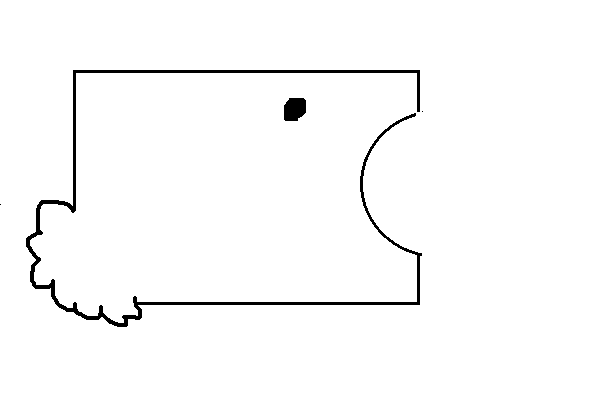
#> input picture dev/src/simple_map.png, 600 x 400 px
$ python dataset.py
#> lines starting #> are read from the running program, lines starting #| are printed output that depends on the picture; after the words box and inside, x2 and y2 are one past the last pixel; in counts of white or black regions, pixels touching at a corner belong together
#!/usr/bin/env python
# coding : utf-8

import numpy as np
import matplotlib.pyplot as plt

world = plt.imread('src/simple_map.png')
#> world is the input picture: shape (400, 600, 4) float32; mean R, G, B, A 0.98, 0.98, 0.98, 1

world = world[:,:,0]
#> world: shape (400, 600) float32; values 0 (black) and 1 (white), 98% white; 4 black regions (2 under 20 px), largest, box (x1, y1, x2, y2) and area: (26, 70, 422, 327) 4363, (284, 98, 306, 121) 440
world = 1 - world
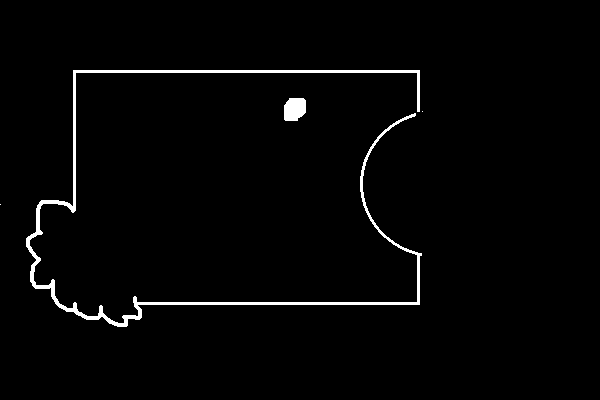
#> world: shape (400, 600) float32; values 0 (black) and 1 (white), 2% white; 4 white regions (2 under 20 px), largest, box (x1, y1, x2, y2) and area: (26, 70, 422, 327) 4363, (284, 98, 306, 121) 440

# Convert gridmap matrix into cartesian coordinates
x, y = np.where(world > 0)
#> x = 4805 values from 70 to 326; y = 4805 values, max 422 at index 1558, min 0 at index 2427, mean 220.3

n = x.shape[0]
#> n = 4805
n_sample = 500

x_world, y_world = world.shape
#> x_world = 400; y_world = 600

sample_idx = np.random.randint(0, n, size=n_sample)
x_err, y_err = np.random.standard_cauchy(size=(2,n_sample))

x_sensor = (x[sample_idx] + x_err).clip(50, x_world)
#> x_sensor = 500 values, max 369.1 at index 206, min 50 at index 101, mean 188.3
y_sensor = (y[sample_idx] + y_err).clip(0, y_world)
#> y_sensor = 500 values, max 600 at index 303, min 0 at index 450, mean 224.6
